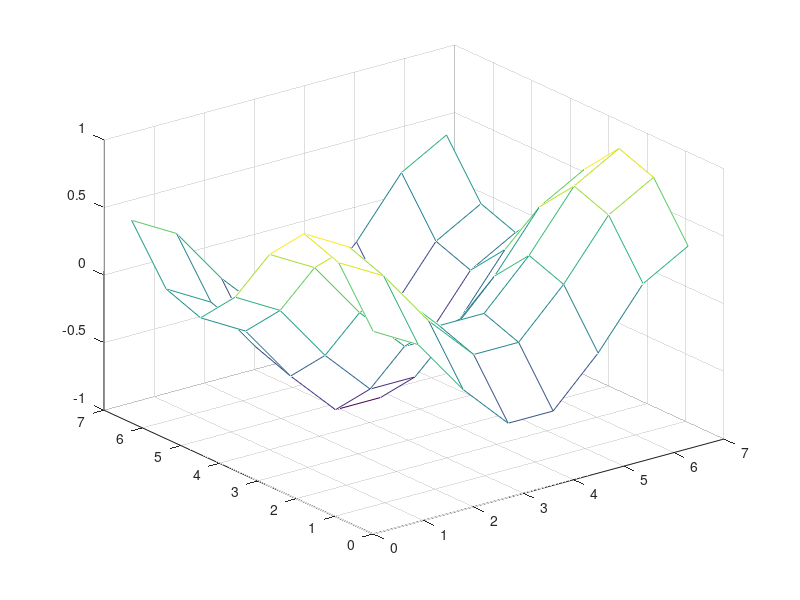

MATLAB code for this plot: (Note: this script raises an error after producing the figure.)
%generate random numbers


% Structure de sortie
learning_set = [] ;
learning_set.filename = '';
learning_set.dim_exemples   = 2 ;   % surface dans R^3
learning_set.nb_class     = 1 ;   
learning_set.nb_exemples   = 64 ;  % Nombre de points d'interpolation
learning_set.pmatExemple     = zeros (learning_set.nb_exemples , learning_set.dim_exemples) ;
learning_set.label       = zeros (learning_set.nb_exemples , 1) ;
learning_set.output      = zeros (learning_set.nb_exemples , 1) ;


% Discr�tisation de la fonction (x,y)-> cos(x)+sin(y)
nbExemplePerDim = sqrt(learning_set.nb_exemples) ;
x = linspace (0,2*pi,nbExemplePerDim) ;
y = linspace (0,2*pi,nbExemplePerDim) ;
pt = zeros (nbExemplePerDim , nbExemplePerDim) ;
i_exemple = 1 ;
for i = 1 : nbExemplePerDim
    for j = 1 : nbExemplePerDim
        learning_set.matExemple(i_exemple , 1) = x(i) ;
        learning_set.matExemple(i_exemple , 2) = y(j) ;
        pt(i,j) = (sin(x(i))+cos(y(j)))/2 ;
        learning_set.output (i_exemple , 1) = pt(i,j) ; 
        i_exemple = i_exemple + 1 ;
    end
end
figure () ;
figure,mesh (x , y , pt) ;


% D�finition de l'architecture du MLP
net = [] ;
net.dim_exemples  = learning_set.dim_exemples ;
net.dim_cachees = 12 ;
net.dim_output = learning_set.nb_class ;

% Apprentissage
n_epochs      = 20000 ;
mse           = 0.0001 ;
learning_rate = 0.01 ;
disp ('Apprentissage MLP :') ;
[net stat] = PMCLearning (net , learning_set , learning_rate , mse , n_epochs) ;

% Affichage des statistiques
figure(1) ;
[ax,h1,h2] = plotyy (1:net.n_epochs,[stat(:).mse] ,1:net.n_epochs,[stat(:).err_exemple],'plot') ;
set(get(ax(1),'Ylabel'),'String','Erreur quadratique moyenne') ;
set(get(ax(2),'Ylabel'),'String','Erreur de classification') ;
xlabel ('Nombre de run') ;
title (sprintf('Statistiques pour %s' , learning_set.filename)) ;
grid on

stat(end).mat_conf


test_set = [] ;
test_set.filename = '';
test_set.dim_exemples   = 2 ;   % surface dans R^3
test_set.nb_class     = 1 ;   
test_set.nb_exemples   = 121 ;  % Nombre de points d'interpolation
test_set.pmatExemple     = zeros (test_set.nb_exemples , test_set.dim_exemples) ;
test_set.label       = zeros (test_set.nb_exemples , 1) ;
test_set.output      = zeros (test_set.nb_exemples , 1) ;

nbExemplePerDim = sqrt(learning_set.nb_exemples) ;

x = linspace (-1,4*pi,nbExemplePerDim) ;
y = linspace (-1,4*pi,nbExemplePerDim) ;
pt = zeros (nbExemplePerDim , nbExemplePerDim) ;

for i = 1 : nbExemplePerDim
    for j = 1 : nbExemplePerDim      
        pt(i,j) = PMCpropagation(net , [x(i) y(j)]);;     
    end
end

figure,surf (x , y , pt) ;

